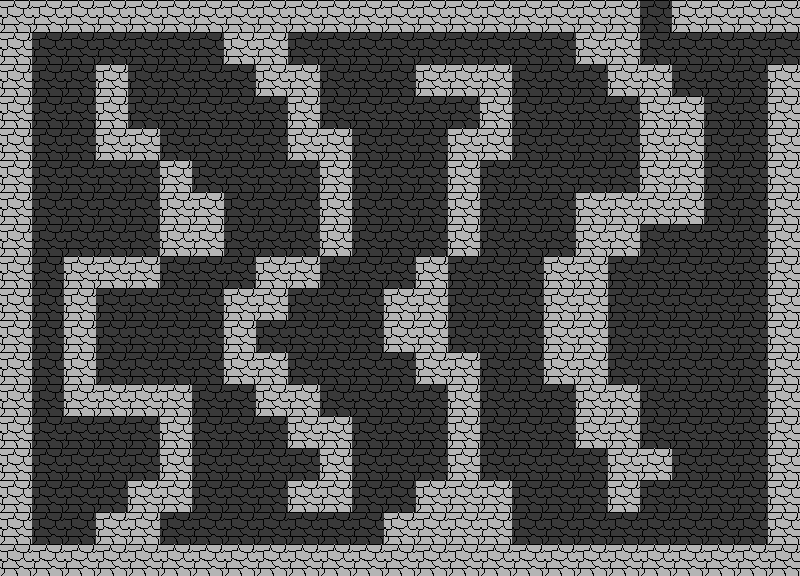

This game map was drawn from its Tiled (.tmx) file and the tilesets committed beside it. A one-line description and the full map source follow:
An orthogonal 25x18 tile map with 32x32 px tiles, 1 tile layer (floor) and 5 objects (3x door, enemy, player).

<map version="1.10" tiledversion="1.11.2" orientation="orthogonal" renderorder="right-down" width="25" height="18" tilewidth="32" tileheight="32" infinite="0" nextlayerid="3" nextobjectid="6">
 <tileset firstgid="1" source="placeholder.tsx" />
 <layer id="1" name="floor" width="25" height="18">
  <data encoding="csv">
2,2,2,2,2,2,2,2,2,2,2,2,2,2,2,2,2,2,2,2,1,2,2,2,2,
2,1,1,1,1,1,1,2,2,1,1,1,1,1,1,1,1,1,2,2,1,1,1,1,1,
2,1,1,2,1,1,1,1,2,2,1,1,1,2,2,2,1,1,1,2,2,1,1,1,2,
2,1,1,2,1,1,1,1,1,2,1,1,1,1,1,2,1,1,1,1,2,2,1,1,2,
2,1,1,2,2,1,1,1,1,2,2,1,1,1,2,2,1,1,1,1,2,2,1,1,2,
2,1,1,1,1,2,1,1,1,1,2,1,1,1,2,1,1,1,1,1,2,2,1,1,2,
2,1,1,1,1,2,2,1,1,1,2,1,1,1,2,1,1,1,2,2,2,2,1,1,2,
2,1,1,1,1,2,2,1,1,1,2,1,1,1,2,1,1,1,2,2,1,1,1,1,2,
2,1,2,2,2,1,1,1,2,2,1,1,1,2,1,1,1,2,2,1,1,1,1,1,2,
2,1,2,1,1,1,1,2,2,1,1,1,2,2,1,1,1,2,2,1,1,1,1,1,2,
2,1,2,1,1,1,1,2,1,1,1,1,2,2,1,1,1,2,2,1,1,1,1,1,2,
2,1,2,1,1,1,1,2,2,1,1,1,1,2,2,1,1,2,2,1,1,1,1,1,2,
2,1,2,2,2,2,1,1,2,2,1,1,1,1,2,1,1,1,2,2,1,1,1,1,2,
2,1,1,1,1,2,1,1,1,2,2,1,1,1,2,1,1,1,2,2,1,1,1,1,2,
2,1,1,1,1,2,1,1,1,1,2,1,1,1,2,1,1,1,1,2,2,1,1,1,2,
2,1,1,1,2,2,1,1,1,2,2,1,1,2,2,2,1,1,1,2,1,1,1,1,2,
2,1,1,2,2,1,1,1,1,1,1,1,2,2,2,2,1,1,1,1,1,1,1,1,2,
2,2,2,2,2,2,2,2,2,2,2,2,2,2,2,2,2,2,2,2,2,2,2,2,2
</data>
 </layer>
 <objectgroup id="2" name="objects">
  <object id="1" type="door" gid="3" x="640" y="32" width="32" height="32" />
  <object id="2" type="door" gid="3" x="768" y="64" width="32" height="32" />
  <object id="3" type="enemy" gid="5" x="640" y="64" width="32" height="32" />
  <object id="4" type="player" gid="4" x="32" y="544" width="32" height="32" />
  <object id="5" type="door" gid="3" x="32" y="576" width="32" height="32" />
 </objectgroup>
</map>
